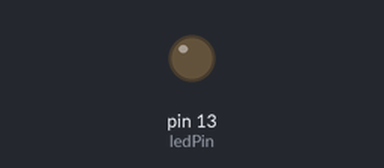
Simulated run of this sketch. Board: Arduino Uno, built with avr-gcc and run on an emulated ATmega328P. Parts: output pins drawn as LEDs (lit = HIGH). What the sketch prints to the serial monitor is not drawn.

Above: at 5.0 s.
At 11.0 s:
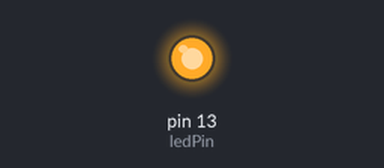
Timing chart, 0 to 15.6 s (numbered marks = the images above):
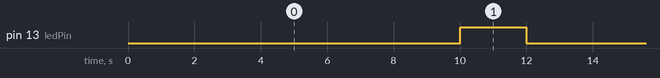

The sketch:

ForLoop.ino
```cpp
int ledPin = 13;

void setup() {
  pinMode(ledPin, OUTPUT);
  Serial.begin(9600);
}

void loop() {
  digitalWrite(ledPin, LOW);
  for (int i = 0; i < 10; i++){
    Serial.print(i);
    delay(1000);
  }
  digitalWrite(ledPin, HIGH);
  delay(2000);
}
```

Measured:
- by itself, pin 13 (ledPin): alternates HIGH for 2.0 s and LOW for 10.0 s
